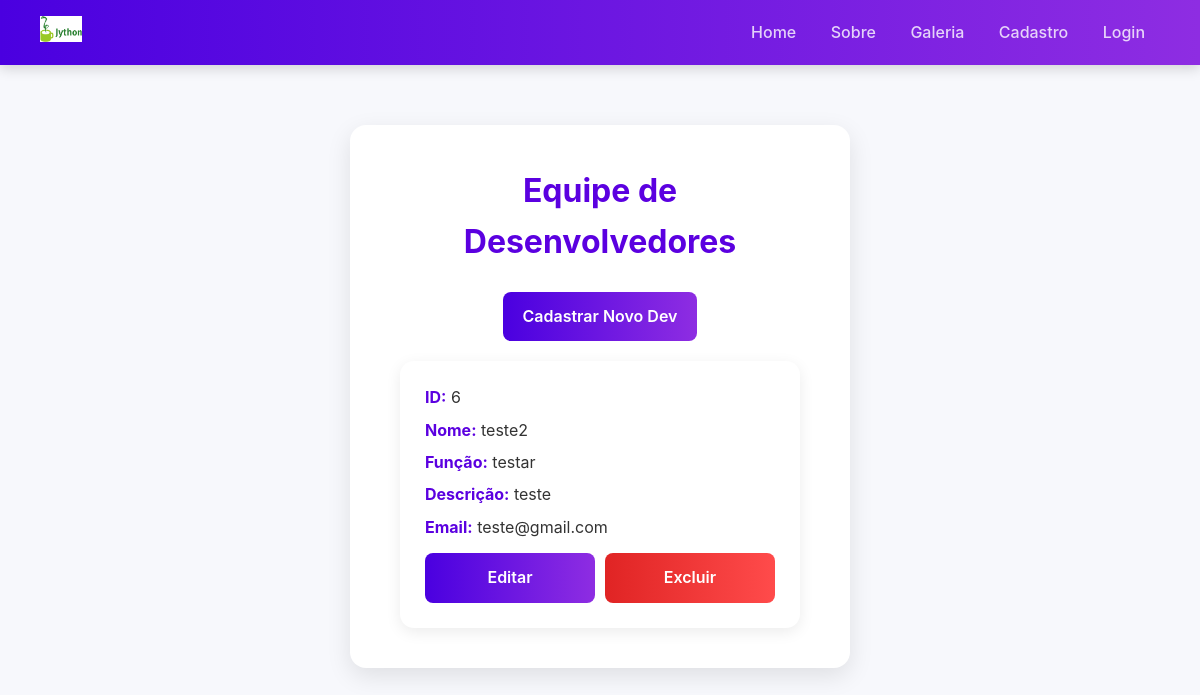
The page /desenvolvedores on the database its author committed.
### app/models.py (models this page shows)
class Desenvolvedor(models.Model):
    nome = models.CharField(max_length=100)
    funcao = models.CharField(max_length=50)
    descricao = models.CharField(max_length=300)
    email = models.EmailField(unique=True)

### app/views.py (the view)
# urls.py: path('desenvolvedores', views.dev, name='dev'),
def dev(request):
    devs = Desenvolvedor.objects.all().values()
    return render(request, 'desenvolvedores.html', {'desenvolvedores':devs})

### app/templates/desenvolvedores.html (shortened to what this page needs)
{% extends "template.html" %}
{% block conteudo %}
<main class="page-container">
    <div class="card">
        <h1>Equipe de Desenvolvedores</h1>
        <a href="{% url 'salvarDev' %}" class="btn btn-primary" style="margin-bottom: 20px;">Cadastrar Novo Dev</a>
        {% if desenvolvedores %}
        <div class="mensagens-grid">
            {% for devs in desenvolvedores %}
            <div class="msg-card">
                <p><strong>ID:</strong> {{ devs.id }}</p>
                <p><strong>Nome:</strong> {{ devs.nome }}</p>
                <p><strong>Função:</strong> {{ devs.funcao }}</p>
                <p><strong>Descrição:</strong> {{ devs.descricao }}</p>
                <p><strong>Email:</strong> {{ devs.email }}</p>
                <div style="display: flex; gap: 10px; margin-top: 15px;">
                    <a href="{% url 'editarDev' devs.id %}" class="btn btn-primary" style="flex: 1;">Editar</a>
                    <a href="{% url 'excluirDev' devs.id %}" class="btn btn-danger" style="flex: 1;">Excluir</a>
                </div>
            </div>
            {% endfor %}
        </div>
        {% else %}
        <p class="sem-msg">Nenhum desenvolvedor cadastrado ainda.</p>
        {% endif %}
    </div>
</main>
{% endblock %}

### app/static/styles/styles.css (style rules this page uses)
:root { --color-primary: #5b00e0; --color-primary-dark: #4a00e0; --color-primary-light: #8e2de2; --color-danger: #e02424; --color-danger-light: #ff4b4b; --color-success-bg: #e1f8e6; --color-success-text: #2a7c3b; --color-error-bg: #fdeaea; --color-error-text: #b91c1c; --color-white: #fff; --color-bg: #f7f8fc; --color-text: #333; --color-text-light: #666; --color-border: #ccc; --gradient-primary: linear-gradient(90deg, var(--color-primary-dark), var(--color-primary-light)); --gradient-danger: linear-gradient(90deg, var(--color-danger), var(--color-danger-light)); --font-family: "Poppins", "Inter", sans-serif; --border-radius-md: 8px; --border-radius-lg: 16px; --shadow-sm: 0 4px 15px rgba(0,0,0,0.08); --shadow-md: 0 8px 24px rgba(0,0,0,0.1); --shadow-hover-primary: 0 8px 20px rgba(91, 0, 224, 0.2); --shadow-focus-primary: 0 0 0 3px rgba(123, 47, 247, 0.15); }
* { margin: 0; padding: 0; box-sizing: border-box; font-family: var(--font-family); }
body { background: var(--color-bg); color: var(--color-text); line-height: 1.6; min-height: 100vh; }
h1, h2, h3 { color: var(--color-primary); margin-bottom: 1.5rem; text-align: center; }
h1 { font-size: 2rem; }
p { margin-bottom: 10px; line-height: 1.4; }
a { color: var(--color-primary); text-decoration: none; transition: color 0.2s ease; }
strong { color: var(--color-primary); }
.page-container { display: flex; justify-content: center; align-items: flex-start; padding: 60px 20px; min-height: calc(100vh - 80px); }
.card { background: var(--color-white); padding: 40px 50px; border-radius: var(--border-radius-lg); box-shadow: var(--shadow-md); width: 100%; max-width: 500px; text-align: center; animation: fadeInUp 0.6s ease; }
.btn, button, input[type="submit"] { display: inline-block; color: var(--color-white); text-decoration: none; font-weight: 600; border: none; border-radius: var(--border-radius-md); padding: 12px 20px; font-size: 16px; cursor: pointer; transition: transform 0.2s ease, box-shadow 0.2s ease, background 0.3s ease; text-align: center; }
.btn-primary { background: var(--gradient-primary); }
.btn-danger { background: var(--gradient-danger); }
.mensagens-grid { display: grid; grid-template-columns: repeat(auto-fit, minmax(280px, 1fr)); gap: 25px; max-width: 1000px; margin: 0 auto; }
.msg-card { background: var(--color-white); border-radius: 14px; box-shadow: var(--shadow-sm); padding: 25px; text-align: left; transition: transform 0.2s ease, box-shadow 0.2s ease; animation: fadeIn 0.5s ease; }

### rows shown on the page
Desenvolvedor: id "6", nome "teste2", funcao "testar", descricao "teste", email "teste@gmail.com"
